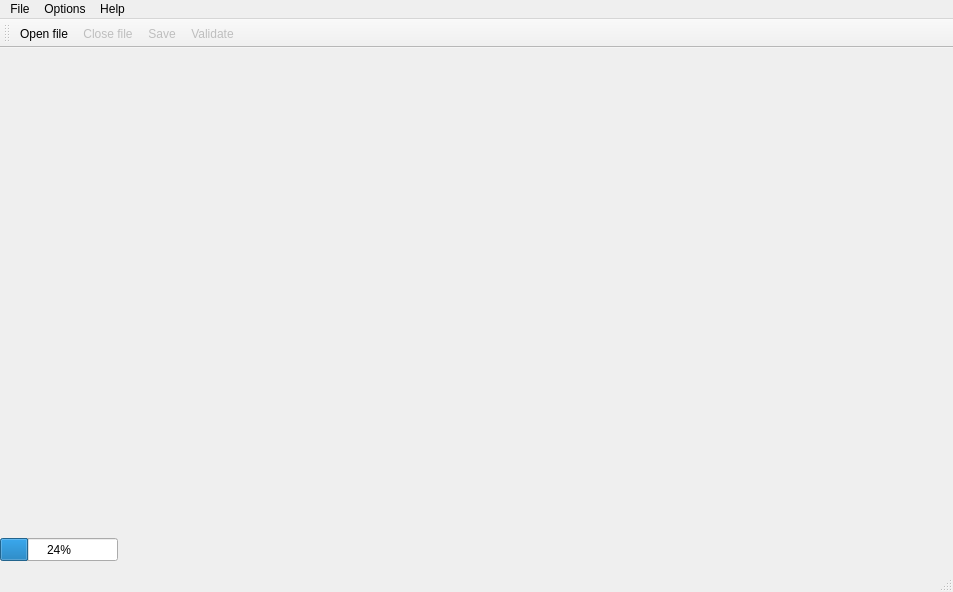
<?xml version="1.0" encoding="UTF-8"?>
<ui version="4.0">
 <class>TerRaTronNewInterfaceMainWindow</class>
 <widget class="QMainWindow" name="TerRaTronNewInterfaceMainWindow">
  <property name="geometry">
   <rect>
    <x>0</x>
    <y>0</y>
    <width>953</width>
    <height>592</height>
   </rect>
  </property>
  <widget class="QWidget" name="centralwidget">
   <widget class="QProgressBar" name="progressBar">
    <property name="geometry">
     <rect>
      <x>0</x>
      <y>490</y>
      <width>118</width>
      <height>23</height>
     </rect>
    </property>
    <property name="value">
     <number>24</number>
    </property>
   </widget>
  </widget>
  <widget class="QMenuBar" name="menubar">
   <property name="geometry">
    <rect>
     <x>0</x>
     <y>0</y>
     <width>953</width>
     <height>21</height>
    </rect>
   </property>
   <widget class="QMenu" name="menuFile">
    <property name="title">
     <string>File</string>
    </property>
    <addaction name="actionOpen_file"/>
    <addaction name="actionClose_file"/>
    <addaction name="separator"/>
    <addaction name="actionQuit"/>
   </widget>
   <widget class="QMenu" name="menuOptions">
    <property name="title">
     <string>Options</string>
    </property>
    <addaction name="actionSave_validate"/>
    <addaction name="separator"/>
    <addaction name="actionSave"/>
    <addaction name="actionValidate"/>
    <addaction name="actionShow_Auto_validate_checkBox"/>
   </widget>
   <widget class="QMenu" name="menuHelp">
    <property name="title">
     <string>Help</string>
    </property>
    <addaction name="actionAbout_TerRaTronNewInterface"/>
   </widget>
   <addaction name="menuFile"/>
   <addaction name="menuOptions"/>
   <addaction name="menuHelp"/>
  </widget>
  <widget class="QStatusBar" name="statusbar"/>
  <widget class="QToolBar" name="toolBar">
   <property name="windowTitle">
    <string>toolBar</string>
   </property>
   <attribute name="toolBarArea">
    <enum>TopToolBarArea</enum>
   </attribute>
   <attribute name="toolBarBreak">
    <bool>false</bool>
   </attribute>
   <addaction name="actionOpen_file"/>
   <addaction name="actionClose_file"/>
   <addaction name="actionSave"/>
   <addaction name="actionValidate"/>
  </widget>
  <action name="actionOpen_file">
   <property name="icon">
    <iconset resource="../resources/resources.qrc">
     <normaloff>:/images/open.png</normaloff>:/images/open.png</iconset>
   </property>
   <property name="text">
    <string>Open file</string>
   </property>
   <property name="shortcut">
    <string>Ctrl+O</string>
   </property>
  </action>
  <action name="actionQuit">
   <property name="text">
    <string>Quit</string>
   </property>
  </action>
  <action name="actionAbout_TerRaTronNewInterface">
   <property name="icon">
    <iconset resource="../resources/resources.qrc">
     <normaloff>:/images/info.png</normaloff>:/images/info.png</iconset>
   </property>
   <property name="text">
    <string>About TerRaTronNewInterface</string>
   </property>
  </action>
  <action name="actionSave_validate">
   <property name="checkable">
    <bool>true</bool>
   </property>
   <property name="checked">
    <bool>false</bool>
   </property>
   <property name="enabled">
    <bool>false</bool>
   </property>
   <property name="icon">
    <iconset resource="../resources/resources.qrc">
     <normaloff>:/images/validate_and_save.png</normaloff>:/images/validate_and_save.png</iconset>
   </property>
   <property name="text">
    <string>Save and revalidate</string>
   </property>
  </action>
  <action name="actionClose_file">
   <property name="enabled">
    <bool>false</bool>
   </property>
   <property name="icon">
    <iconset resource="../resources/resources.qrc">
     <normaloff>:/images/close_file.png</normaloff>:/images/close_file.png</iconset>
   </property>
   <property name="text">
    <string>Close file</string>
   </property>
  </action>
  <action name="actionSave">
   <property name="enabled">
    <bool>false</bool>
   </property>
   <property name="icon">
    <iconset resource="../resources/resources.qrc">
     <normaloff>:/images/save.png</normaloff>:/images/save.png</iconset>
   </property>
   <property name="text">
    <string>Save</string>
   </property>
  </action>
  <action name="actionValidate">
   <property name="enabled">
    <bool>false</bool>
   </property>
   <property name="icon">
    <iconset resource="../resources/resources.qrc">
     <normaloff>:/images/validate.png</normaloff>:/images/validate.png</iconset>
   </property>
   <property name="text">
    <string>Validate</string>
   </property>
  </action>
  <action name="actionShow_Auto_validate_checkBox">
   <property name="enabled">
    <bool>false</bool>
   </property>
   <property name="text">
    <string>Show/Hide Auto validate checkBox</string>
   </property>
  </action>
 </widget>
 <resources>
  <include location="../resources/resources.qrc"/>
 </resources>
 <connections>
  <connection>
   <sender>actionQuit</sender>
   <signal>triggered()</signal>
   <receiver>TerRaTronNewInterfaceMainWindow</receiver>
   <slot>close()</slot>
   <hints>
    <hint type="sourcelabel">
     <x>-1</x>
     <y>-1</y>
    </hint>
    <hint type="destinationlabel">
     <x>399</x>
     <y>295</y>
    </hint>
   </hints>
  </connection>
 </connections>
</ui>
